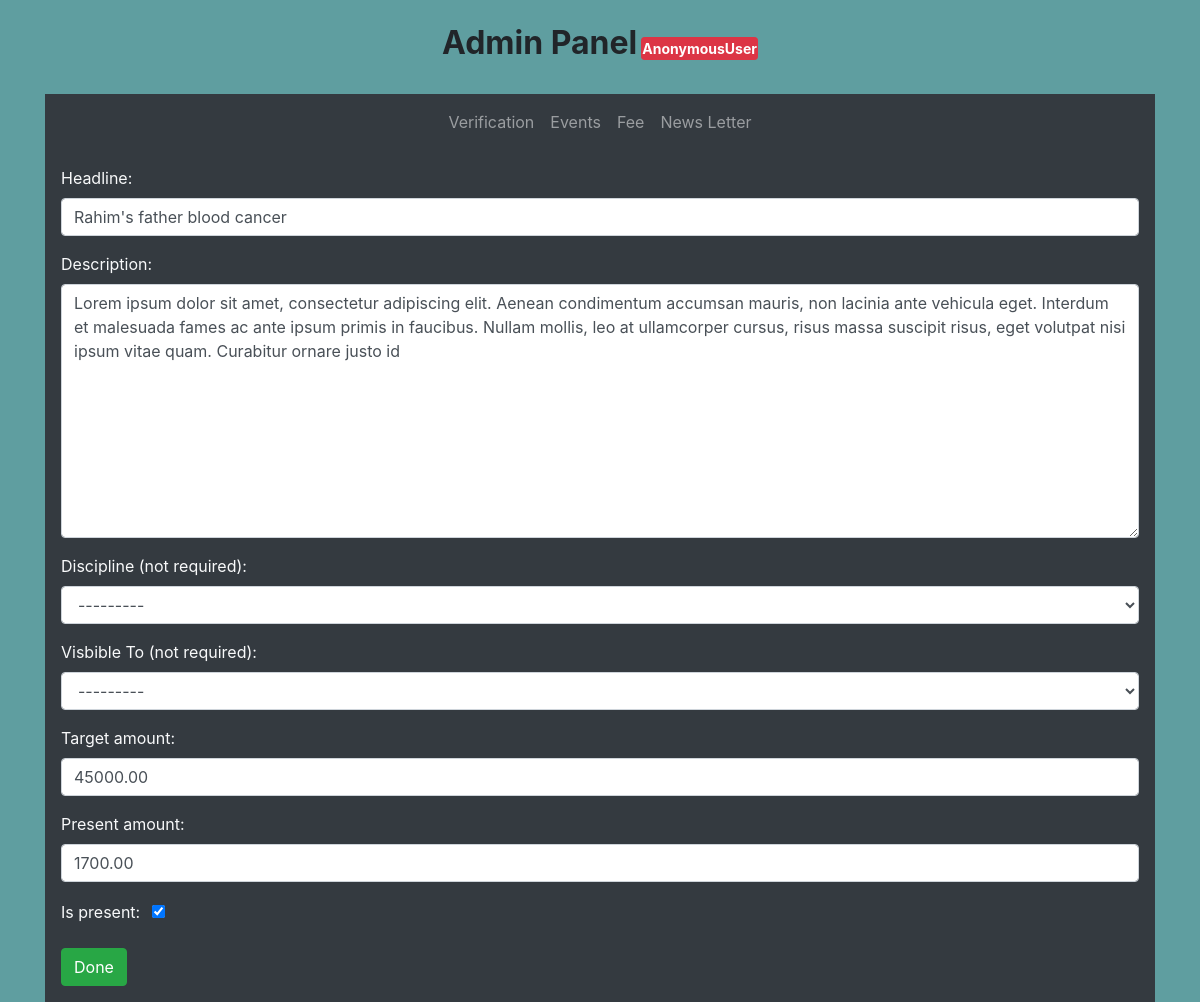
Screenshot of /my_admin/event_view/1/edit/ with the database file from the repository.
### event/models.py (models this page shows, shortened)
class Event(models.Model):
    discipline_list = ['Architecture','CSE','ECE','Math','URP','Physics','Chemistry','Stat','Pharmacy','BGE','FWT','FMRT','Agrotechnology','ES','SWE','BAD','HRM','DP','PM','DS','History','English','Bangla','IER','Sculpture','Econ','Sociology','MCJ','Law']
    Discipline_Choices = []
    for x in discipline_list:
        Discipline_Choices.append((x,x))
    headline = models.CharField(max_length=100)
    description = models.TextField()
    discipline = models.CharField(max_length=255,choices=Discipline_Choices,blank=True)
    visible_to = models.CharField(max_length=255,choices=Discipline_Choices,blank=True)
    target_amount = models.DecimalField(max_digits=15, decimal_places=2)
    present_amount = models.DecimalField(max_digits=15, decimal_places=2,default=0)
    is_present = models.BooleanField(default=True)

### my_admin/views.py (the view)
# urls.py: path('event_view/<int:id>/edit/',admin_event_view_edit,name='admin_event_edit'),
def admin_event_view_edit(request,id):
    event = get_object_or_404(Event,pk=id)
    form = CreateEventForm(request.POST or None, instance=event)
    if form.is_valid():
        form.save()
        return redirect('admin_event_details', id=id)
    context = {
        "form": form
    }
    return render(request, "my_admin/my_admin_event_view_edit.html", context)

### event/forms.py
class CreateEventForm(forms.ModelForm):
    class Meta:
        model = Event
        fields = [
            "headline",
            "description",
            "discipline",
            "visible_to",
            "target_amount",
            "present_amount",
            "is_present",
        ]
        labels = {
            "discipline": "Discipline (not required)",
            "visible_to": "Visbible To (not required)",
        }
    def __init__(self, *args, **kwargs):
        super().__init__(*args, **kwargs)
        for field in iter(self.fields):
            if field == "is_present":
                self.fields[field].widget.attrs.update({
                'style': "margin:7px;"})
            else:
                self.fields[field].widget.attrs.update({
                'class': 'form-control'})

### alumni_fee/context_processors.py (called while the page is built)
def add_variable_to_context(request):
    year_fee = Fee_Info.objects.get()
    current_news_letter = News_Letter.objects.all().order_by('-start_date').first()
    return {
        'yearFee': year_fee.yearly_fee,
        'current_news_letter':current_news_letter,
    }

### templates/my_admin/my_admin_event_view_edit.html (shortened to what this page needs)
{% extends "my_admin/base.html" %}
{% load static %}
{% block content %}
<div class="bg-dark text-light">
    <form  method="POST" class="container p-3">
        {{form.as_p}}
        <input type="submit" class="btn btn-success" value="Done">
    </form>
</div>
{% endblock %}

### home/static/css/myadmin.css (style rules this page uses)
body { background-color: cadetblue; }

### rows the page displays
Event: headline "Rahim's father blood cancer", description "Lorem ipsum dolor sit amet, consectetur adipiscing elit. Aenean condimentum accumsan mauris, non lacinia ante vehicula eget. Interdum et malesuada fames ac ante ipsum primis in faucibus. Nullam mollis, leo at ullamcorper cursus, risus massa suscipit risus, eget volutpat nisi ipsum vitae quam. Curabitur ornare justo id", discipline "---------", visible_to "---------", target_amount "45000.00", present_amount "1700.00", is_present "☑"

### other values shown
{{ request.user }} "AnonymousUser"
